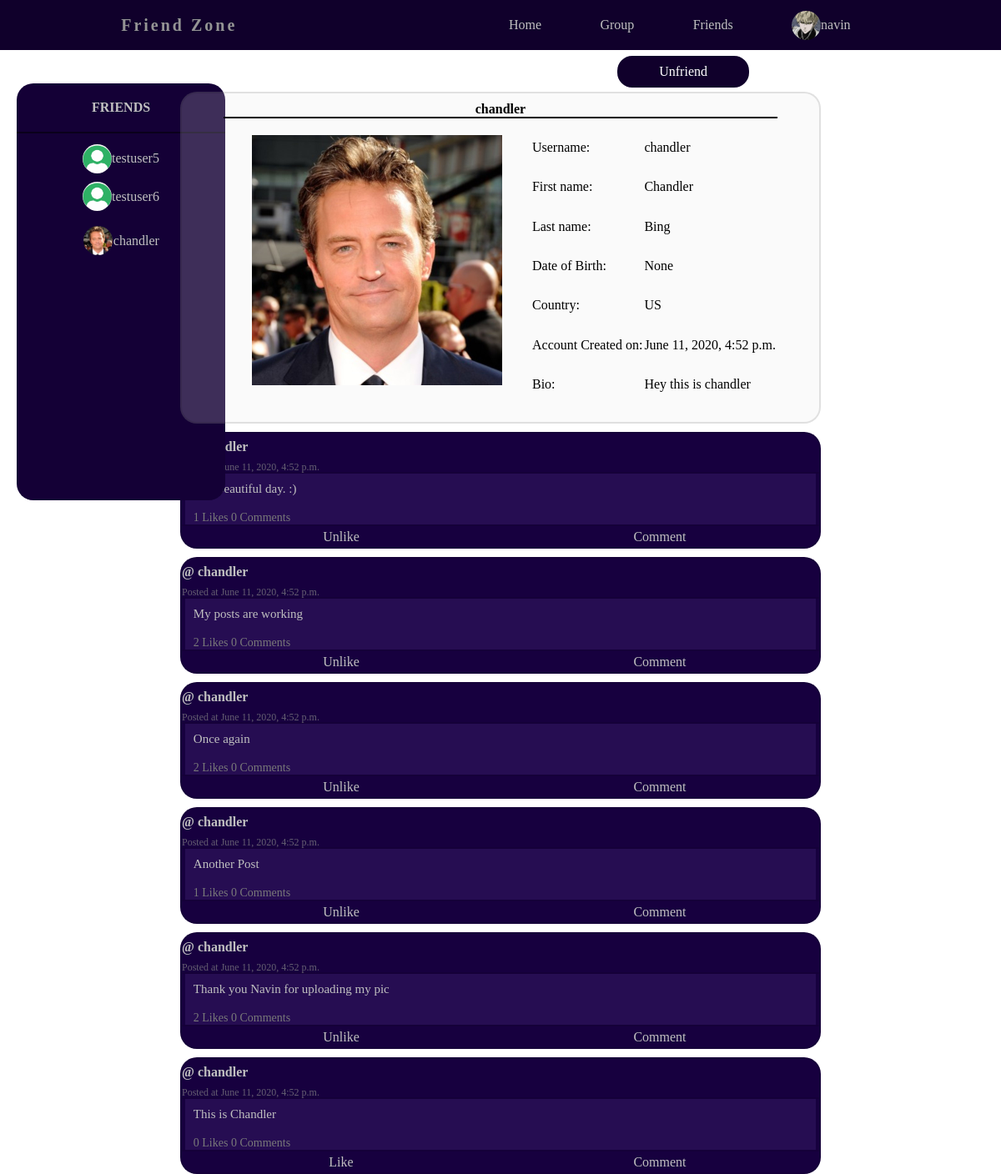
Page /profiledetail/chandler-bing/ (signed in) on the committed database.
### profiles/models.py (models this page shows, shortened)
class Profile(models.Model):
    user = models.OneToOneField(User, on_delete=models.CASCADE, related_name='user_profile')
    first_name = models.CharField(blank=True, max_length=50)
    last_name = models.CharField(blank=True,max_length=50)
    avatar = models.ImageField(default='avatar.jpg',upload_to='avatars/',
                    height_field=None, width_field=None, max_length=None)
    bio = models.TextField(default='no bio...', max_length=254)
    dob = models.DateField(blank=True,null=True, auto_now=False, auto_now_add=False)
    country = CountryField(blank=True)
    updated = models.DateTimeField(auto_now=True)
    created = models.DateTimeField(auto_now_add=True)
    friends = models.ManyToManyField(User,blank=True, related_name='friends')
    slug = models.SlugField(blank=True)

### posts/models.py (models this page shows, shortened)
class Post(models.Model):
    author = models.ForeignKey(User, on_delete=models.CASCADE, related_name='user_posts')
    message = models.TextField(blank=False, max_length=500)
    image = models.ImageField(upload_to='posts/', blank=True, height_field=None, width_field=None, max_length=None)
    liked = models.ManyToManyField(User, related_name='likes', blank = True)
    comments = models.ManyToManyField(User, related_name='comments', blank=True)
    updated = models.DateTimeField(auto_now=True)
    created = models.DateTimeField(auto_now_add=True)
    def num_likes(self):
        like_obj = self.like_set.all()
        count = 0
        for item in like_obj:
            if item.value == 'Like':
                count+=1
        return count
    def num_comments(self):
        return self.comment_set.all().count()
    class Meta:
        ordering = ('-created',)

class Like(models.Model):
    post = models.ForeignKey(Post, on_delete=models.CASCADE)
    user = models.ForeignKey(User, on_delete=models.CASCADE)
    value = models.CharField(choices=LIKE_CHOICES, max_length=8)
    updated = models.DateTimeField(auto_now=True)
    created = models.DateTimeField(auto_now_add=True)

### profiles/views.py (the view)
# urls.py: path('profiledetail/<slug>/', views.ProfileDetailView.as_view(), name='profiledetail'),
class ProfileDetailView(DetailView, LoginRequiredMixin):
    model = Profile
    template_name = "profiles/profile_detail.html"
    def get_context_data(self, **kwargs):
        context = super().get_context_data(**kwargs)
        profile1 = get_object_or_404(Profile, slug=self.kwargs.get('slug'))
        profile2 = get_object_or_404(Profile, slug=self.request.user.user_profile.slug)
        relationship = Relationship.objects.filter(Q(sender=profile1, receiver=profile2)|Q(sender=profile2,  receiver=profile1))
        if relationship.exists():
            relationship_status = relationship[0].status
        else:
            relationship_status = "Add Friend"
        context["relationship_status"] = relationship_status
        return context

### profiles/templates/profiles/profile_detail.html (shortened to what this page needs)
{% extends 'main/base.html' %}
{% block body %}
{% if user in profile.friends.all %}
<a class="btn modal-btn" href="{% url 'profiles:friendrequest' receiver=profile.slug sender=user.user_profile.slug %}">Unfriend</a>
{% else %}
<a class="btn modal-btn" href="{% url 'profiles:friendrequest' receiver=profile.slug sender=user.user_profile.slug %}">{{relationship_status}}</a>
{% endif %}
<div class="update-box">
    <header><h4>{{profile.user.username}}</h4></header>
    <div class="row">
        <div class=""><img class="img-thumbnail" src="{{profile.avatar.url}}" alt="Image not found"></div>
          <table>
              <tr>
                  <td>Username: </td>
                  <td>{{profile.user.username}}</td>
              </tr>
              <tr>
                <td>First name:</td>
                <td>{{profile.first_name}}</td>
              </tr>
              <tr>
                <td>Last name:</td>
                <td> {{profile.last_name}} </td>
              </tr>
              <tr>
                <td>Date of Birth:</td>
                <td> {{profile.dob}} </td>
              </tr>
              <tr>
                <td>Country: </td>
                <td> {{profile.country}}</td>
              </tr>
              <tr>
                <td>Account Created on:</td>
                <td> {{profile.created}} </td>
              </tr>
              <tr>
                <td>Bio:</td>
                <td> {{profile.bio}} </td>
              </tr>
          </table>
        </div>
    </div>
{% for post in profile.user.user_posts.all %}
  <div class="post-box">
    <header><h4>@ <a href="">{{post.author.username}}</a><br> {{post.author.user_profile.full_name}} </h4><br>
        <p>Posted at {{post.author.user_profile.created}}</p>
    </header>
        <div class="post-body">
            <p>{{post.message}}</p>
            <br>
            <p class="footer-stats">{% if post.num_likes %}{{post.num_likes}} Likes
            {% else %} 0 Likes {% endif %}
            {% if post.num_comments %}{{post.num_comments}} Comments
            {% else %} 0 Comments {% endif %} </p>
        </div>
    <footer><a href="{% url 'posts:like' id=post.id %}" class="like-btn" id="{{post.id}}">
            {% if user in post.liked.all %}Unlike{% else %}Like{% endif %}</a>
            <a href="">Comment</a></footer>
  </div>
{% endfor %}
{% endblock body %}

### templates/main/navbar.html (shortened to what this page needs)
<!DOCTYPE html>
{% load static %}
<html lang="en">
<head>
   <link rel="stylesheet" href="{% static 'css/style.css' %}">
</head>
<body>
    <nav>
        <div class="logo">
            <h4>Friend Zone</h4>
        </div>
        <ul class='nav-links'>
            <li><a href="{% url 'profiles:home'%}"><span></span> Home</a></li>
            <li><a href="#"> Group</a></li>
            <li><a href="#"> Friends</a></li>
            <li class="profile"><img src="{{user.user_profile.avatar.url}}" class="link-img" alt=""> <p> {{user.username}} </p>
            </li>
        </ul>
    </nav>
    <div class="sidebar"><h4>FRIENDS</h4>
        <ul>
            {% for person in user.user_profile.friends.all %}
            <li><a href="{% url 'profiles:profiledetail' slug=person.user_profile.slug %}"><img src="{{person.user_profile.avatar.url}}" class="link-img" alt="">{{person}}</a></li>
            <br>
            {% endfor %}
        </ul>
    </div>
    {% block base %}
    {% endblock base %}
</body>
</html>

### static/css/style.css (style rules this page uses)
.btn { background-color: rgba(16, 0, 43, 1); opacity: 0; color: white; padding: 10px 50px; text-align: center; text-decoration: none; margin-top: 5px; border: 2px solid white; border-radius: 20px; margin: auto; margin-top: 5px; animation-name: btn; animation-duration: 500ms; animation-delay: 500ms; animation-fill-mode: forwards; transition-duration: 500ms; transition-property: background, border, text, padding; }
* { margin: 0%; padding: 0%; box-sizing: border-box; }
nav { background-color: rgba(16, 0, 43, 1); height: 60px; align-items: center; width: 100%; display: flex; justify-content: space-around; position: sticky; top: 0px; }
.logo { color: rgb(148, 148, 148); letter-spacing: 3px; text-align: center; font-size: 20px; font-family: 'Kalam', cursive; }
nav ul { display: flex; width: 40%; justify-content: space-around; }
nav ul li { display: flex; list-style: none; color: rgb(192, 192, 192); cursor: pointer; align-items: center; }
nav ul li a { color: rgb(192, 192, 192); text-decoration: none; align-items: center; }
.sidebar { background-color: rgb(20, 0, 54); color: rgb(192, 192, 192); height: 500px; width: 250px; align-items: center; display: flex; flex-direction: column; border-radius: 20px; position: fixed; top: 100px; left: 20px; overflow: auto; }
.sidebar h4 { text-align: center; width: 100%; height: 40px; margin-top: 20px; border-bottom: 2px solid rgba(0,0,0, 0.5); }
.sidebar ul { margin-top: 20px; display: grid; text-align: left; grid-template-rows: 20px; align-items: center; }
.sidebar ul li a { display: flex; align-items: center; color: rgb(192, 192, 192); text-decoration: none; }
.sidebar ul li { list-style: none; }
.sidebar ul li a { width: 100%; height: 100%; align-items: center; }
.sidebar ul li a .link-img { height: 35px; width: 35px; align-items: center; margin: auto; border-radius: 50%; }
.post-box { background-color: rgb(23, 0, 63); color: rgb(192, 192, 192); width: 768px; height: minmax(200px, fit-content); margin: auto; border: 2px solid rgba(0,0,0, 0.1); border-radius: 20px; margin-top: 10px; }
.post-box header { margin-top: 10px; line-height: 12px; width: 100%; border-bottom:2px solid rgba(0,0,0, 0.1); }
.post-box header p { color: rgba(136, 136, 136, 0.7); font-size: 12px; }
.post-box footer { width: 100%; text-align: center; border-top: 2px solid rgba(0,0,0, 0.1); display: grid; grid-template-columns: 50% 50%; line-height: 25px; }
.post-box p { font-size: 15px; }
.post-box a { text-align: center; text-decoration: none; color: rgb(192, 192, 192); }
.post-box .post-body { width: 99%; height: 100%; margin: auto; padding: 10px; padding-bottom: 0px; background-color: rgb(38, 13, 82); display: flex; flex-direction: column; }
.post-box .post-body .footer-stats { font-size: 14px; color: rgb(121, 121, 121); }
.modal-btn { position: absolute; top: 60px; right: 300px; }
.update-box { background-color: rgba(229, 229, 229, 0.2); width: 768px; height: minmax(200px, fit-content); position: relative; margin: auto; border: 2px solid rgba(0,0,0, 0.1); border-radius: 20px; margin-top: 50px; padding: 0px 50px; }
.update-box header { padding-top: 10px; text-align: center; border-bottom: 2px solid black; }
.update-box div { margin: auto; margin-top: 10px; margin-bottom: 20px; }
.update-box .row { display: flex; }
.update-box img { width: 300px; }
.update-box table { line-height: 30px; }
.link-img { height: 35px; width: 35px; align-items: center; border-radius: 50%; }

### rows in the picture
Profile: user.username "chandler", avatar (picture), first_name "Chandler", last_name "Bing", dob "None", country "US", created "June 11, 2020, 4:52 p.m.", bio "Hey this is chandler"
Post: author.user_profile.created "June 11, 2020, 4:52 p.m.", message "Its a beautiful day. :)", num_likes "1", shows "0 Comments", shows "Unlike"
Post: author.username "chandler", author.user_profile.created "June 11, 2020, 4:52 p.m.", message "My posts are working", num_likes "2", shows "0 Comments", shows "Unlike"
Post: author.username "chandler", author.user_profile.created "June 11, 2020, 4:52 p.m.", message "Once again", num_likes "2", shows "0 Comments", shows "Unlike"
Post: author.username "chandler", author.user_profile.created "June 11, 2020, 4:52 p.m.", message "Another Post", num_likes "1", shows "0 Comments", shows "Unlike"
Post: author.username "chandler", author.user_profile.created "June 11, 2020, 4:52 p.m.", message "Thank you Navin for uploading my pic", num_likes "2", shows "0 Comments", shows "Unlike"
Post: author.username "chandler", author.user_profile.created "June 11, 2020, 4:52 p.m.", message "This is Chandler", shows "0 Likes", shows "0 Comments"

### other values in the picture
{{ user.username }} "navin"
{{ person }} "testuser5"
{{ person }} "testuser6"
{{ person }} "chandler"
